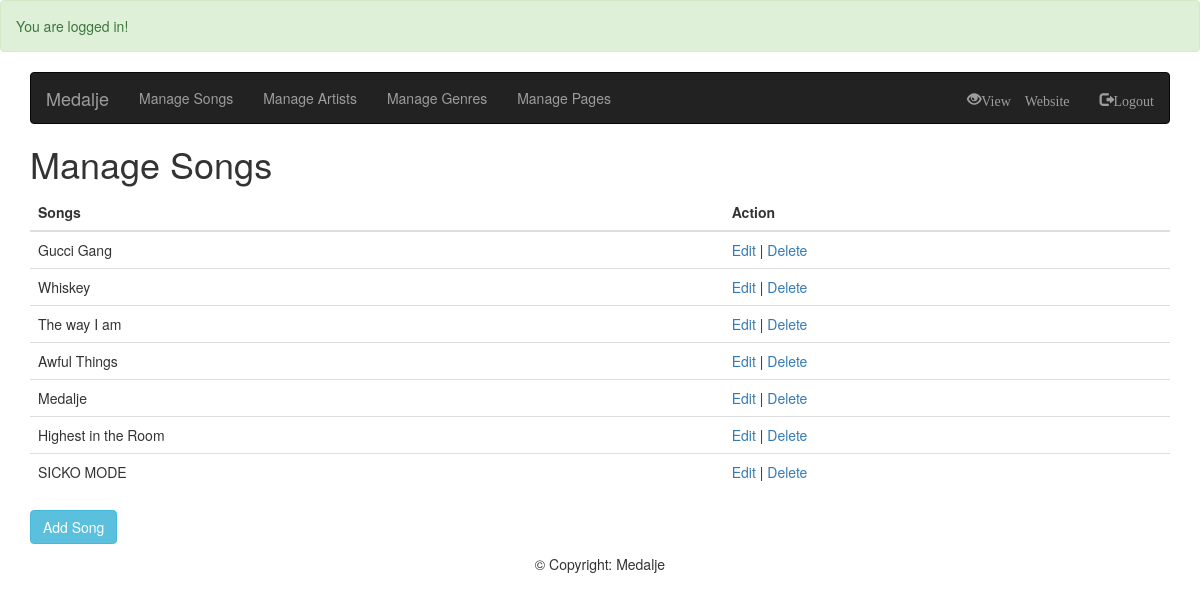
Page /admin/?page=songs (signed in) on the committed database.
### tables this page shows
CREATE TABLE IF NOT EXISTS `songs` (
  `id` int(11) NOT NULL AUTO_INCREMENT,
  `songTitle` varchar(32) DEFAULT NULL,
  `songLyrics` text,
  `aid` int(11) NOT NULL,
  `released` date DEFAULT NULL,
  `length` int(11) DEFAULT NULL,
  `genre` tinyint(4) DEFAULT NULL,
  PRIMARY KEY (`id`)
);

### admin/songs.php (the view)
<h1>Manage Songs</h1>
<table class="table table-hover">
    <thead>
        <tr>
            <th><strong>Songs</strong></th>
            <th><strong>Action</strong></th>
        </tr>
    </thead>
    <tbody>
        <?php
        $sql = mysqli_query($connection, "SELECT * FROM songs ORDER BY id");
        while ($row = mysqli_fetch_assoc($sql)) {
            echo "<tr>";
            echo "<td>" . $row['songTitle'] . "</td>";
            echo "<td><a href=\"" . DIRADMIN . "editsong.php?id=" . $row['id'] . '">Edit</a> | <a href="' . DIRADMIN . '?page=songs&del=' . $row['id'] . '">Delete</a></td>';
            echo "</tr>";
        }
        ?>
    </tbody>
</table>
<p><a href="<?php echo DIRADMIN; ?>addsong.php" class="btn btn-info">Add Song</a></p>

### rows in the picture
songs: songTitle "Gucci Gang"
songs: songTitle "Whiskey"
songs: songTitle "The way I am"
songs: songTitle "Awful Things"
songs: songTitle "Medalje"
songs: songTitle "Highest in the Room"
songs: songTitle "SICKO MODE"

### other values in the picture
$_SESSION['success'] "You are logged in!"
SITETITLE "Medalje"
